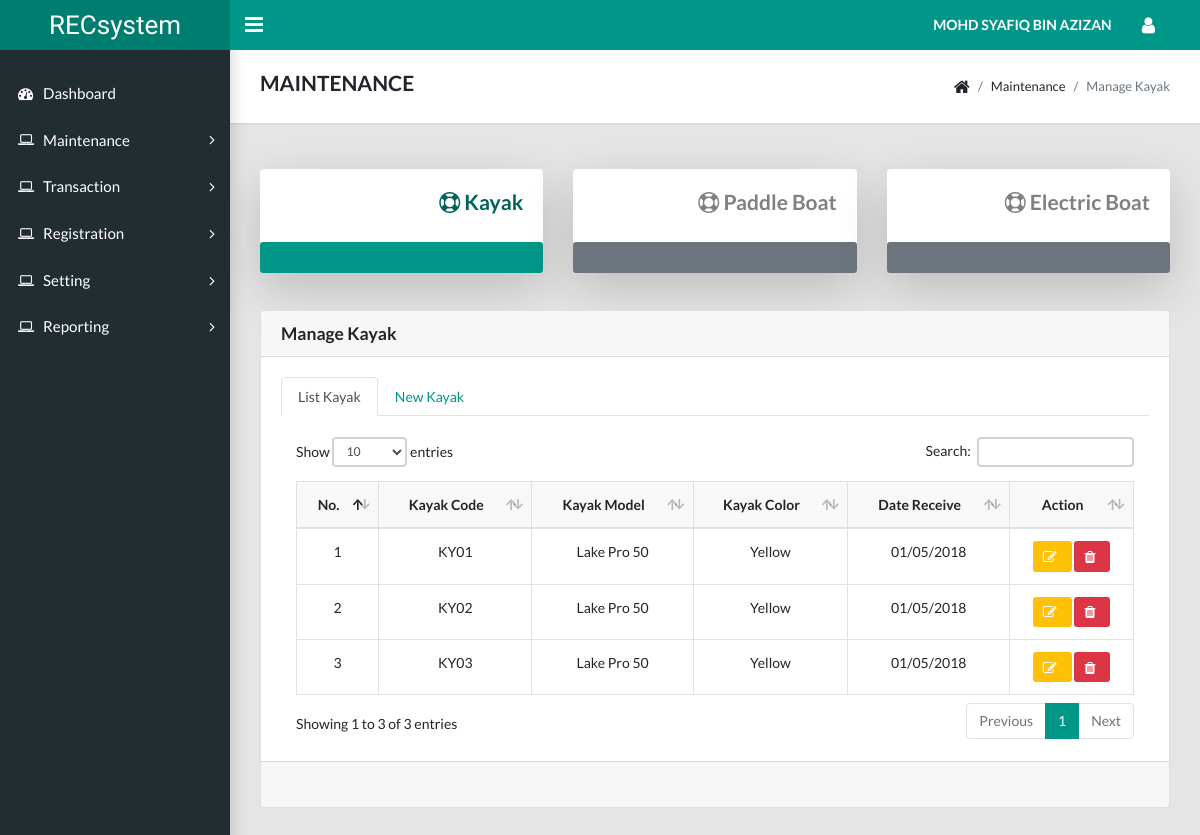
The page /manager/garage_kayak_view_panel.php (signed in) on the database its author committed.
### tables this page shows
CREATE TABLE `user_manager` (
  `manager_id` int(11) NOT NULL,
  `manager_full` varchar(255) NOT NULL,
  `manager_email` varchar(255) NOT NULL,
  `manager_password` varchar(255) NOT NULL,
  `manager_phone` varchar(255) NOT NULL,
  `manager_address` varchar(255) DEFAULT NULL
);

CREATE TABLE `facility_new` (
  `new_id` int(11) NOT NULL,
  `new_code` varchar(255) NOT NULL,
  `new_model` varchar(255) NOT NULL,
  `new_color` varchar(255) NOT NULL,
  `new_receive` datetime NOT NULL,
  `new_price` double NOT NULL,
  `new_damage` int(11) NOT NULL,
  `fac_id` int(11) NOT NULL
);

### manager/identification.php
<?php
function manager(){
include "dbconnection.php";
  	$id = $_SESSION['manager_id'];
    $stmt = $conn->prepare("SELECT * FROM `user_manager` WHERE manager_id=?");
    $stmt->bind_param("s", $id);
    $stmt->execute();
    $result = $stmt->get_result();
    $row = $result->fetch_assoc();
      $manager_full = $row ['manager_full'];
      echo strtoupper($manager_full);
}
 ?>

### manager/garage_kayak_view_list.php (shortened to what this page needs)
<?php include "dbconnection.php"; ?>
<table class="table table-hover table-bordered" id="data-table">
  <thead bgcolor=#f8f8f8>
    <tr align="center">
      <th>No.</th>
      <th>Kayak Code</th>
      <th>Kayak Model</th>
      <th>Kayak Color</th>
      <th>Date Receive</th>
      <th>Action</th>
    </tr>
  </thead>
  <tbody>
    <?php
      $fac_id = 3;
      $v = 0;
      $stmt = $conn->prepare("SELECT * FROM `facility_new` WHERE fac_id=?");
      $stmt->bind_param("s", $fac_id);
      $stmt->execute();
      $result = $stmt->get_result();
      while($row = $result->fetch_assoc())
      {
        $new_id = $row['new_id'];
        $new_code = $row['new_code'];
        $new_model = $row['new_model'];
        $new_color = $row['new_color'];
        $new_receive = date_format(date_create($row['new_receive']), 'd/m/Y');
        $v++;
      ?>
      <tr align="center">
        <td><?php echo $v; ?></td>
        <td><?php echo $new_code; ?></td>
        <td><?php echo $new_model; ?></td>
        <td><?php echo $new_color; ?></td>
        <td><?php echo $new_receive; ?></td>
        <td>
          <a href="#edit<?php echo $new_id; ?>" data-toggle="modal" class="btn btn-warning btn-sm" style="color:white"><i class='fa fa-edit'></i></a>
          <a href="garage_kayak_view_delete.php?new_id=<?php echo $new_id; ?>" onclick="return confirm('Are you sure?');"><button type="submit" class="btn btn-danger btn-sm"><i class="fa fa-trash"></i></button></a>
        </td>
      </tr>
    <?php } ?>
  </tbody>
</table>

### rows shown on the page
user_manager: manager_full "MOHD SYAFIQ BIN AZIZAN"
facility_new: new_code "KY01", new_model "Lake Pro 50", new_color "Yellow", new_receive "01/05/2018"
facility_new: new_code "KY02", new_model "Lake Pro 50", new_color "Yellow", new_receive "01/05/2018"
facility_new: new_code "KY03", new_model "Lake Pro 50", new_color "Yellow", new_receive "01/05/2018"
